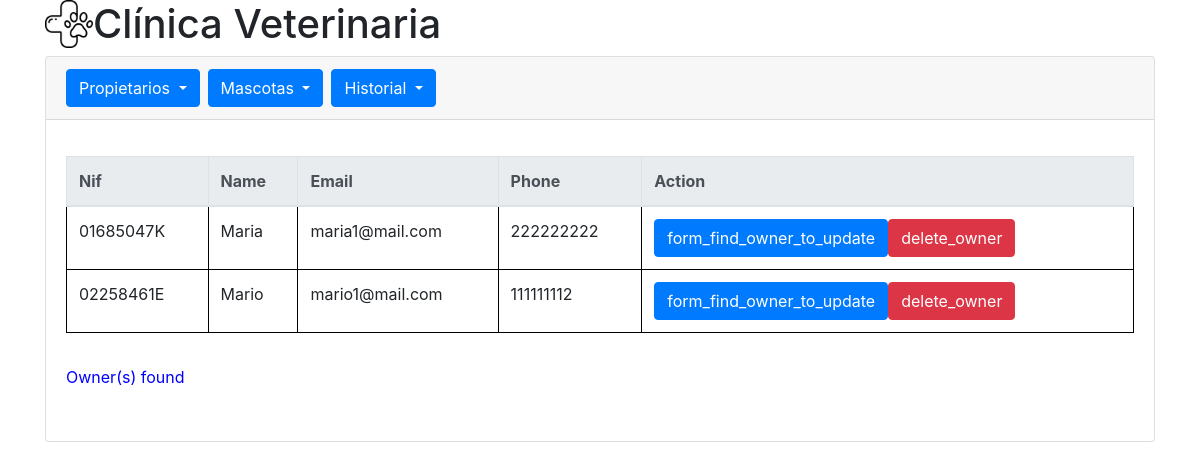
The page /index.php?menu=owner&option=list_all on the database its author committed.
### tables this page shows
CREATE TABLE `propietarios` (
  `nif` varchar(25) NOT NULL,
  `nom` varchar(25) NOT NULL,
  `email` varchar(25) DEFAULT NULL,
  `movil` varchar(15) DEFAULT NULL
);

### model/Owner.class.php (called while the page is built, shortened)
<?php
class Owner
{
    private $nif;
    private $name;
    private $email;
    private $phone;
    public function __construct($nif, $name = NULL, $email = NULL, $phone = NULL)
    {
        $this->nif = $nif;
        $this->name = $name;
        $this->email = $email;
        $this->phone = $phone;
    }
    public function getNif()
    {
        return $this->nif;
    }
    public function getName()
    {
        return $this->name;
    }
    public function getEmail()
    {
        return $this->email;
    }
    public function getPhone()
    {
        return $this->phone;
    }
}

### model/persist/DBConnection.class.php (called while the page is built)
<?php
class DBConnection
{
    private $dsn = "mysql:host=localhost;dbname=mascotasclinic";
    private $user = "root";
    private $password = "";
    private $dbh;
    private function connect()
    {
        $flag = true;
        try {
            $this->dbh = new PDO($this->dsn, $this->user, $this->password);
        } catch (PDOException $e) {
            $flag = false;
        }
        return $flag;
    }
    private function disconnect()
    {
        $this->dbh = null;
    }
    public function myQuery($sql, $vector)
    {
        $sentencia = null;
        if ($this->connect()) {
            try {
                $sentencia = $this->dbh->prepare($sql);
            } catch (PDOException $e) {
            }
            if ($sentencia->execute($vector) != false) {
                $this->disconnect();
            }
        }
        return $sentencia;
    }
}

### model/persist/OwnerDAO.class.php (called while the page is built, shortened)
<?php
require_once "model/Owner.class.php";
require_once "model/persist/DBConnection.class.php";
class OwnerDAO implements ModelInterface
{
    private $dbConnection;
    public function __construct()
    {
        $this->dbConnection = new DBConnection();
    }
    public function listAll()
    {
        $response = array();
        $sql = "SELECT * FROM propietarios";
        $vector = array();
        $sentence = $this->dbConnection->myQuery($sql, $vector);
        if ($sentence != null && $sentence->rowCount() != 0) {
            foreach ($sentence as $line) {
                $owner = new Owner($line["nif"], $line["nom"], $line["email"], $line["movil"]);
                $response[] = $owner;
            }
        }
        return $response;
    }
}

### view/form/OwnerList.php (the view, shortened to what this page needs)
<div id="content" class="table-responsive">
    <table class="table">
        <thead class="thead-light">
            <tr>
                <th>Nif</th>
                <th>Name</th>
                <th>Email</th>
                <th>Phone</th>
                <th>Action</th>
            </tr>
        </thead>
        <tbody>
            <?php
            foreach ($content as $element) {
                echo "<tr>";
                echo "<td>{$element->getNif()}</td>";
                echo "<td>{$element->getName()}</td>";
                echo "<td>{$element->getEmail()}</td>";
                echo "<td>{$element->getPhone()}</td>";
                echo "<td>";
                echo "<form method='post' action='' style='display:inline;'>";
                echo "<input type='submit' name='action' value='form_find_owner_to_update' class='btn btn-primary'>";
                echo "</form>";
                echo "<form method='post' action='' style='display:inline;'>";
                echo "<input type='submit' name='action' value='delete_owner' class='btn btn-danger'>";
                echo "</form>";
                echo "</td>";
                echo "</tr>";
            }
            ?>
        </tbody>
    </table>
</div>

### view/css/body.css (style rules this page uses)
#content { width: 100%; float: left; margin-top: 1em; }
label, input, select { display: block; margin: 1em; }
input[type="submit"], input[type="reset"] { display: inline; margin: 0; }
table, th, tr, td { border: 0.1em solid black; border-collapse: collapse; }

### rows shown on the page
propietarios: nif "01685047K", nom "Maria", email "maria1@mail.com", movil "222222222"
propietarios: nif "02258461E", nom "Mario", email "mario1@mail.com", movil "111111112"

### other values the page prints
$value "Owner(s) found"
